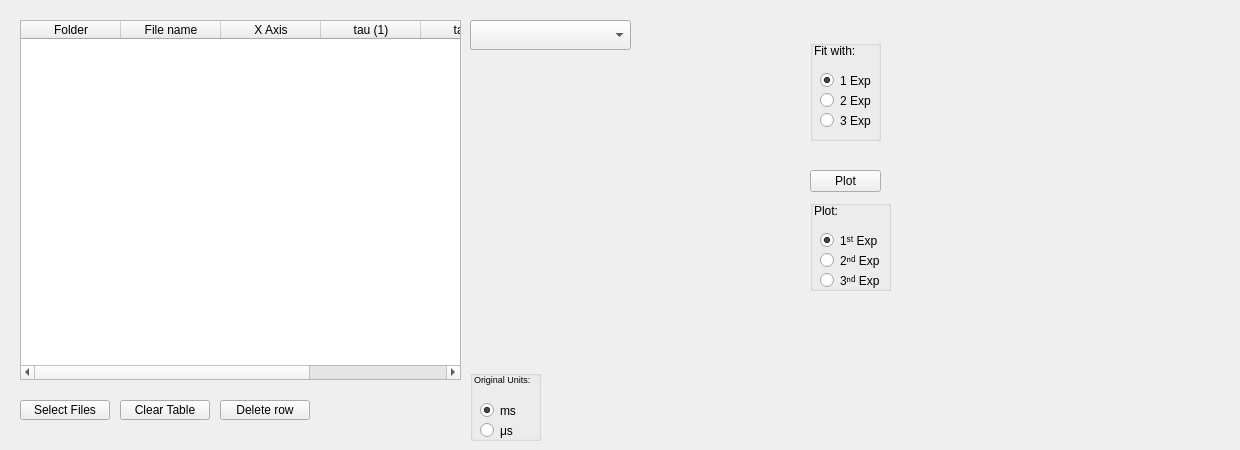
    <widget class="QWidget" name="tab">
     <attribute name="title">
      <string>T₁ T₂</string>
     </attribute>
     <widget class="PlotWidget" name="T1_Widget_1" native="true">
      <property name="geometry">
       <rect>
        <x>470</x>
        <y>40</y>
        <width>311</width>
        <height>331</height>
       </rect>
      </property>
      <property name="styleSheet">
       <string notr="true"/>
      </property>
     </widget>
     <widget class="QPushButton" name="btn_ClearTable_2">
      <property name="geometry">
       <rect>
        <x>120</x>
        <y>400</y>
        <width>90</width>
        <height>20</height>
       </rect>
      </property>
      <property name="text">
       <string>Clear Table</string>
      </property>
     </widget>
     <widget class="QTableWidget" name="table_T1">
      <property name="geometry">
       <rect>
        <x>20</x>
        <y>20</y>
        <width>441</width>
        <height>360</height>
       </rect>
      </property>
      <property name="styleSheet">
       <string notr="true"/>
      </property>
      <property name="editTriggers">
       <set>QAbstractItemView::CurrentChanged</set>
      </property>
      <property name="alternatingRowColors">
       <bool>true</bool>
      </property>
      <property name="selectionMode">
       <enum>QAbstractItemView::ExtendedSelection</enum>
      </property>
      <property name="selectionBehavior">
       <enum>QAbstractItemView::SelectRows</enum>
      </property>
      <property name="columnCount">
       <number>6</number>
      </property>
      <column>
       <property name="text">
        <string>Folder</string>
       </property>
      </column>
      <column>
       <property name="text">
        <string>File name</string>
       </property>
      </column>
      <column>
       <property name="text">
        <string>X Axis</string>
       </property>
      </column>
      <column>
       <property name="text">
        <string>tau (1)</string>
       </property>
      </column>
      <column>
       <property name="text">
        <string>tau (2)</string>
       </property>
      </column>
      <column>
       <property name="text">
        <string>tau (3)</string>
       </property>
      </column>
     </widget>
     <widget class="QPushButton" name="btn_SelectFiles_T1">
      <property name="geometry">
       <rect>
        <x>20</x>
        <y>400</y>
        <width>90</width>
        <height>20</height>
       </rect>
      </property>
      <property name="text">
       <string>Select Files</string>
      </property>
     </widget>
     <widget class="QPushButton" name="btn_Plot1">
      <property name="geometry">
       <rect>
        <x>810</x>
        <y>170</y>
        <width>71</width>
        <height>22</height>
       </rect>
      </property>
      <property name="text">
       <string>Plot</string>
      </property>
     </widget>
     <widget class="PlotWidget" name="T1_Widget_2" native="true">
      <property name="geometry">
       <rect>
        <x>920</x>
        <y>40</y>
        <width>311</width>
        <height>331</height>
       </rect>
      </property>
      <property name="styleSheet">
       <string notr="true"/>
      </property>
     </widget>
     <widget class="QComboBox" name="comboBox_6">
      <property name="geometry">
       <rect>
        <x>470</x>
        <y>20</y>
        <width>161</width>
        <height>30</height>
       </rect>
      </property>
      <property name="placeholderText">
       <string>Choose File for Analysis</string>
      </property>
     </widget>
     <widget class="QPushButton" name="btn_DeleteRow">
      <property name="geometry">
       <rect>
        <x>220</x>
        <y>400</y>
        <width>90</width>
        <height>20</height>
       </rect>
      </property>
      <property name="text">
       <string>Delete row</string>
      </property>
     </widget>
     <widget class="QGroupBox" name="groupBox_equations_3">
      <property name="geometry">
       <rect>
        <x>810</x>
        <y>200</y>
        <width>81</width>
        <height>91</height>
       </rect>
      </property>
      <property name="title">
       <string/>
      </property>
      <widget class="QRadioButton" name="radioButton_10">
       <property name="geometry">
        <rect>
         <x>10</x>
         <y>30</y>
         <width>61</width>
         <height>21</height>
        </rect>
       </property>
       <property name="text">
        <string>1ˢᵗ Exp</string>
       </property>
       <property name="checked">
        <bool>true</bool>
       </property>
      </widget>
      <widget class="QRadioButton" name="radioButton_11">
       <property name="geometry">
        <rect>
         <x>10</x>
         <y>50</y>
         <width>61</width>
         <height>21</height>
        </rect>
       </property>
       <property name="text">
        <string>2ⁿᵈ Exp</string>
       </property>
      </widget>
      <widget class="QRadioButton" name="radioButton_12">
       <property name="geometry">
        <rect>
         <x>10</x>
         <y>70</y>
         <width>61</width>
         <height>21</height>
        </rect>
       </property>
       <property name="text">
        <string>3ⁿᵈ Exp</string>
       </property>
      </widget>
      <widget class="QTextEdit" name="textEdit_T2_4">
       <property name="geometry">
        <rect>
         <x>0</x>
         <y>0</y>
         <width>51</width>
         <height>21</height>
        </rect>
       </property>
       <property name="mouseTracking">
        <bool>false</bool>
       </property>
       <property name="focusPolicy">
        <enum>Qt::NoFocus</enum>
       </property>
       <property name="acceptDrops">
        <bool>false</bool>
       </property>
       <property name="styleSheet">
        <string notr="true">background: transparent</string>
       </property>
       <property name="frameShape">
        <enum>QFrame::NoFrame</enum>
       </property>
       <property name="verticalScrollBarPolicy">
        <enum>Qt::ScrollBarAlwaysOff</enum>
       </property>
       <property name="horizontalScrollBarPolicy">
        <enum>Qt::ScrollBarAlwaysOff</enum>
       </property>
       <property name="sizeAdjustPolicy">
        <enum>QAbstractScrollArea::AdjustToContents</enum>
       </property>
       <property name="undoRedoEnabled">
        <bool>false</bool>
       </property>
       <property name="html">
        <string>&lt;!DOCTYPE HTML PUBLIC &quot;-//W3C//DTD HTML 4.0//EN&quot; &quot;http://www.w3.org/TR/REC-html40/strict.dtd&quot;&gt;
&lt;html&gt;&lt;head&gt;&lt;meta name=&quot;qrichtext&quot; content=&quot;1&quot; /&gt;&lt;meta charset=&quot;utf-8&quot; /&gt;&lt;style type=&quot;text/css&quot;&gt;
p, li { white-space: pre-wrap; }
hr { height: 1px; border-width: 0; }
li.unchecked::marker { content: &quot;\2610&quot;; }
li.checked::marker { content: &quot;\2612&quot;; }
&lt;/style&gt;&lt;/head&gt;&lt;body style=&quot; font-family:'Segoe UI'; font-size:9pt; font-weight:400; font-style:normal;&quot;&gt;
&lt;p style=&quot; margin-top:0px; margin-bottom:0px; margin-left:0px; margin-right:0px; -qt-block-indent:0; text-indent:0px;&quot;&gt;Plot:&lt;/p&gt;&lt;/body&gt;&lt;/html&gt;</string>
       </property>
       <property name="textInteractionFlags">
        <set>Qt::NoTextInteraction</set>
       </property>
      </widget>
     </widget>
     <widget class="QGroupBox" name="groupBox_equations_4">
      <property name="geometry">
       <rect>
        <x>470</x>
        <y>370</y>
        <width>71</width>
        <height>71</height>
       </rect>
      </property>
      <property name="title">
       <string/>
      </property>
      <widget class="QRadioButton" name="radioButton_16">
       <property name="geometry">
        <rect>
         <x>10</x>
         <y>30</y>
         <width>61</width>
         <height>21</height>
        </rect>
       </property>
       <property name="text">
        <string>ms</string>
       </property>
       <property name="checked">
        <bool>true</bool>
       </property>
      </widget>
      <widget class="QRadioButton" name="radioButton_17">
       <property name="geometry">
        <rect>
         <x>10</x>
         <y>50</y>
         <width>61</width>
         <height>21</height>
        </rect>
       </property>
       <property name="text">
        <string>μs</string>
       </property>
      </widget>
      <widget class="QTextEdit" name="textEdit_T2_3">
       <property name="geometry">
        <rect>
         <x>0</x>
         <y>0</y>
         <width>71</width>
         <height>31</height>
        </rect>
       </property>
       <property name="font">
        <font>
         <pointsize>6</pointsize>
        </font>
       </property>
       <property name="mouseTracking">
        <bool>false</bool>
       </property>
       <property name="focusPolicy">
        <enum>Qt::NoFocus</enum>
       </property>
       <property name="acceptDrops">
        <bool>false</bool>
       </property>
       <property name="styleSheet">
        <string notr="true">background: transparent</string>
       </property>
       <property name="frameShape">
        <enum>QFrame::NoFrame</enum>
       </property>
       <property name="verticalScrollBarPolicy">
        <enum>Qt::ScrollBarAlwaysOff</enum>
       </property>
       <property name="horizontalScrollBarPolicy">
        <enum>Qt::ScrollBarAlwaysOff</enum>
       </property>
       <property name="sizeAdjustPolicy">
        <enum>QAbstractScrollArea::AdjustToContents</enum>
       </property>
       <property name="undoRedoEnabled">
        <bool>false</bool>
       </property>
       <property name="html">
        <string>&lt;!DOCTYPE HTML PUBLIC &quot;-//W3C//DTD HTML 4.0//EN&quot; &quot;http://www.w3.org/TR/REC-html40/strict.dtd&quot;&gt;
&lt;html&gt;&lt;head&gt;&lt;meta name=&quot;qrichtext&quot; content=&quot;1&quot; /&gt;&lt;meta charset=&quot;utf-8&quot; /&gt;&lt;style type=&quot;text/css&quot;&gt;
p, li { white-space: pre-wrap; }
hr { height: 1px; border-width: 0; }
li.unchecked::marker { content: &quot;\2610&quot;; }
li.checked::marker { content: &quot;\2612&quot;; }
&lt;/style&gt;&lt;/head&gt;&lt;body style=&quot; font-family:'Segoe UI'; font-size:6pt; font-weight:400; font-style:normal;&quot;&gt;
&lt;p style=&quot; margin-top:0px; margin-bottom:0px; margin-left:0px; margin-right:0px; -qt-block-indent:0; text-indent:0px;&quot;&gt;&lt;span style=&quot; font-size:7pt;&quot;&gt;Original Units:&lt;/span&gt;&lt;/p&gt;&lt;/body&gt;&lt;/html&gt;</string>
       </property>
       <property name="textInteractionFlags">
        <set>Qt::NoTextInteraction</set>
       </property>
      </widget>
     </widget>
     <widget class="QTextEdit" name="textEdit_error">
      <property name="geometry">
       <rect>
        <x>560</x>
        <y>370</y>
        <width>201</width>
        <height>61</height>
       </rect>
      </property>
      <property name="mouseTracking">
       <bool>false</bool>
      </property>
      <property name="focusPolicy">
       <enum>Qt::NoFocus</enum>
      </property>
      <property name="acceptDrops">
       <bool>false</bool>
      </property>
      <property name="styleSheet">
       <string notr="true">background: transparent</string>
      </property>
      <property name="frameShape">
       <enum>QFrame::NoFrame</enum>
      </property>
      <property name="verticalScrollBarPolicy">
       <enum>Qt::ScrollBarAlwaysOff</enum>
      </property>
      <property name="horizontalScrollBarPolicy">
       <enum>Qt::ScrollBarAlwaysOff</enum>
      </property>
      <property name="sizeAdjustPolicy">
       <enum>QAbstractScrollArea::AdjustToContents</enum>
      </property>
      <property name="undoRedoEnabled">
       <bool>false</bool>
      </property>
      <property name="html">
       <string>&lt;!DOCTYPE HTML PUBLIC &quot;-//W3C//DTD HTML 4.0//EN&quot; &quot;http://www.w3.org/TR/REC-html40/strict.dtd&quot;&gt;
&lt;html&gt;&lt;head&gt;&lt;meta name=&quot;qrichtext&quot; content=&quot;1&quot; /&gt;&lt;meta charset=&quot;utf-8&quot; /&gt;&lt;style type=&quot;text/css&quot;&gt;
p, li { white-space: pre-wrap; }
hr { height: 1px; border-width: 0; }
li.unchecked::marker { content: &quot;\2610&quot;; }
li.checked::marker { content: &quot;\2612&quot;; }
&lt;/style&gt;&lt;/head&gt;&lt;body style=&quot; font-family:'Segoe UI'; font-size:9pt; font-weight:400; font-style:normal;&quot;&gt;
&lt;p style=&quot;-qt-paragraph-type:empty; margin-top:0px; margin-bottom:0px; margin-left:0px; margin-right:0px; -qt-block-indent:0; text-indent:0px;&quot;&gt;&lt;br /&gt;&lt;/p&gt;&lt;/body&gt;&lt;/html&gt;</string>
      </property>
      <property name="textInteractionFlags">
       <set>Qt::NoTextInteraction</set>
      </property>
     </widget>
     <widget class="QGroupBox" name="groupBox_equations_2">
      <property name="geometry">
       <rect>
        <x>810</x>
        <y>40</y>
        <width>71</width>
        <height>101</height>
       </rect>
      </property>
      <property name="title">
       <string/>
      </property>
      <widget class="QRadioButton" name="radioButton_4">
       <property name="geometry">
        <rect>
         <x>10</x>
         <y>30</y>
         <width>51</width>
         <height>21</height>
        </rect>
       </property>
       <property name="text">
        <string>1 Exp</string>
       </property>
       <property name="checked">
        <bool>true</bool>
       </property>
      </widget>
      <widget class="QRadioButton" name="radioButton_5">
       <property name="geometry">
        <rect>
         <x>10</x>
         <y>50</y>
         <width>51</width>
         <height>21</height>
        </rect>
       </property>
       <property name="text">
        <string>2 Exp</string>
       </property>
      </widget>
      <widget class="QRadioButton" name="radioButton_6">
       <property name="geometry">
        <rect>
         <x>10</x>
         <y>70</y>
         <width>51</width>
         <height>21</height>
        </rect>
       </property>
       <property name="text">
        <string>3 Exp</string>
       </property>
      </widget>
      <widget class="QTextEdit" name="textEdit_T2_5">
       <property name="geometry">
        <rect>
         <x>0</x>
         <y>0</y>
         <width>71</width>
         <height>21</height>
        </rect>
       </property>
       <property name="mouseTracking">
        <bool>false</bool>
       </property>
       <property name="focusPolicy">
        <enum>Qt::NoFocus</enum>
       </property>
       <property name="acceptDrops">
        <bool>false</bool>
       </property>
       <property name="styleSheet">
        <string notr="true">background: transparent</string>
       </property>
       <property name="frameShape">
        <enum>QFrame::NoFrame</enum>
       </property>
       <property name="verticalScrollBarPolicy">
        <enum>Qt::ScrollBarAlwaysOff</enum>
       </property>
       <property name="horizontalScrollBarPolicy">
        <enum>Qt::ScrollBarAlwaysOff</enum>
       </property>
       <property name="sizeAdjustPolicy">
        <enum>QAbstractScrollArea::AdjustToContents</enum>
       </property>
       <property name="undoRedoEnabled">
        <bool>false</bool>
       </property>
       <property name="html">
        <string>&lt;!DOCTYPE HTML PUBLIC &quot;-//W3C//DTD HTML 4.0//EN&quot; &quot;http://www.w3.org/TR/REC-html40/strict.dtd&quot;&gt;
&lt;html&gt;&lt;head&gt;&lt;meta name=&quot;qrichtext&quot; content=&quot;1&quot; /&gt;&lt;meta charset=&quot;utf-8&quot; /&gt;&lt;style type=&quot;text/css&quot;&gt;
p, li { white-space: pre-wrap; }
hr { height: 1px; border-width: 0; }
li.unchecked::marker { content: &quot;\2610&quot;; }
li.checked::marker { content: &quot;\2612&quot;; }
&lt;/style&gt;&lt;/head&gt;&lt;body style=&quot; font-family:'Segoe UI'; font-size:9pt; font-weight:400; font-style:normal;&quot;&gt;
&lt;p style=&quot; margin-top:0px; margin-bottom:0px; margin-left:0px; margin-right:0px; -qt-block-indent:0; text-indent:0px;&quot;&gt;Fit with:&lt;/p&gt;&lt;/body&gt;&lt;/html&gt;</string>
       </property>
       <property name="textInteractionFlags">
        <set>Qt::NoTextInteraction</set>
       </property>
      </widget>
     </widget>
    </widget>
